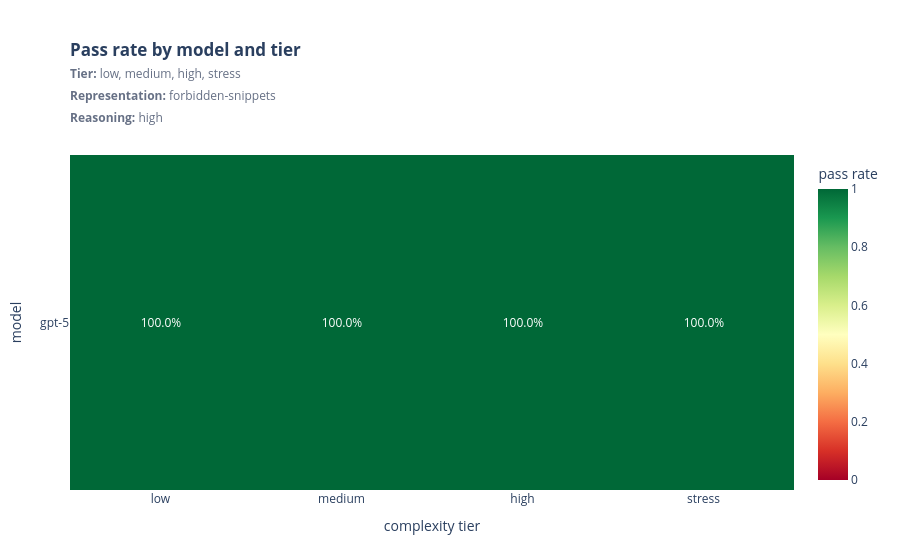

Source (notebook cell):
### Markdown cell above
## Pass rates

The heatmap includes every model and complexity tier available in the selected case-set pool. Different reasoning efforts and language representations remain separate figures rather than being averaged together.

### Code cell
for figure in plot_pass_rate_heatmaps(aggregate):
    display(figure)

### Figure 1 — Plotly figure (JSON) as saved in the notebook; plotly's stock layout.template omitted (floating-point values rounded to 4 significant figures)
{"data": [{"colorbar": {"title": {"text": "pass rate"}}, "colorscale": [[0, "rgb(165,0,38)"], [0.1, "rgb(215,48,39)"], [0.2, "rgb(244,109,67)"], [0.3, "rgb(253,174,97)"], [0.4, "rgb(254,224,139)"], [0.5, "rgb(255,255,191)"], [0.6, "rgb(217,239,139)"], [0.7, "rgb(166,217,106)"], [0.8, "rgb(102,189,99)"], [0.9, "rgb(26,152,80)"], [1, "rgb(0,104,55)"]], "hovertemplate": "model=%{y}<br>tier=%{x}<br>pass=%{z:.1%}<extra></extra>", "text": [["100.0%", "100.0%", "100.0%", "100.0%"]], "texttemplate": "%{text}", "type": "heatmap", "x": ["low", "medium", "high", "stress"], "y": ["gpt-5"], "z": [[1, 1, 1, 1]], "zmax": 1, "zmin": 0}], "layout": {"legend": {"title": {"text": ""}}, "margin": {"b": 70, "l": 70, "r": 30, "t": 155}, "title": {"text": "<b>Pass rate by model and tier</b><br><span style='font-size:12px;color:#667085'><b>Tier:</b> low, medium, high, stress<br><b>Representation:</b> forbidden-snippets<br><b>Reasoning:</b> high</span>", "x": 0, "xanchor": "left", "xref": "paper", "y": 0.9, "yanchor": "top"}, "xaxis": {"title": {"text": "complexity tier"}}, "yaxis": {"title": {"text": "model"}}}}
